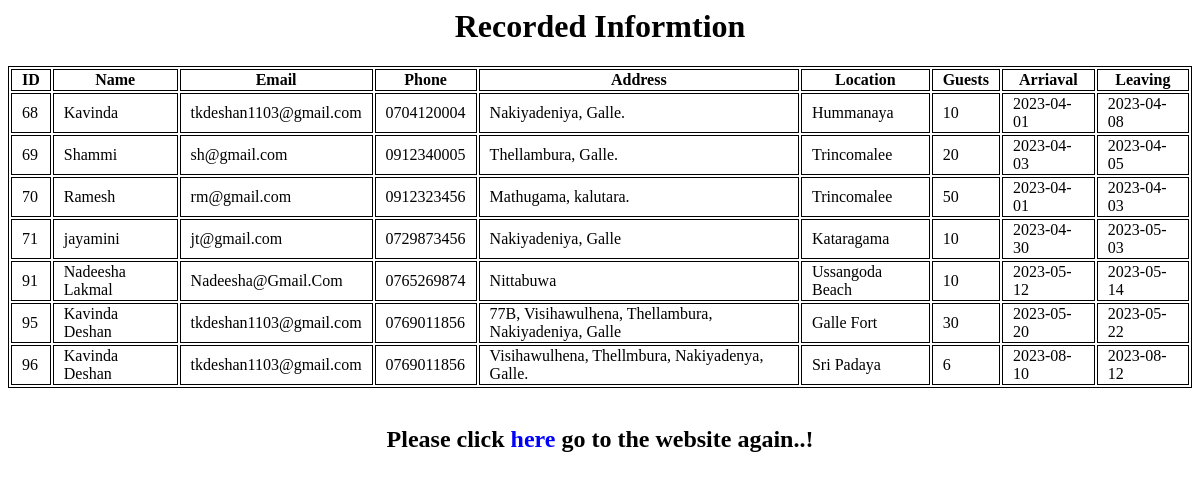
/book_form.php, run on the app's committed database.
### tables this page shows
CREATE TABLE `book_form` (
  `id` int(255) NOT NULL,
  `name` varchar(255) NOT NULL,
  `email` varchar(255) NOT NULL,
  `phone` varchar(10) NOT NULL,
  `address` varchar(255) NOT NULL,
  `location` varchar(255) NOT NULL,
  `guests` int(255) NOT NULL,
  `arrivals` date NOT NULL,
  `leaving` date NOT NULL
);

### book_form.php (the view, shortened to what this page needs)
<?php
    $conn = mysqli_connect('localhost','root','','travel_lanka');
    $sql = "SELECT * FROM book_form";
    $result = $conn->query($sql);
    if($result->num_rows > 0){
        echo "<h1>Recorded Informtion</h1>";
        echo "<table>
                <tr>
                    <th>ID</th>
                    <th>Name</th>
                    <th>Email</th>
                    <th>Phone</th>
                    <th>Address</th>
                    <th>Location</th>
                    <th>Guests</th>
                    <th>Arriaval</th>
                    <th>Leaving</th>
                </tr>";
        while($row = $result->fetch_assoc()){
            echo "<tr>";
            echo "<td>" . $row["id"] . "</td>";
            echo "<td>" . $row["name"] . "</td>";
            echo "<td>" . $row["email"] . "</td>";
            echo "<td>" . $row["phone"] . "</td>";
            echo "<td>" . $row["address"] . "</td>";
            echo "<td>" . $row["location"] . "</td>";
            echo "<td>" . $row["guests"] . "</td>";
            echo "<td>" . $row["arrivals"] . "</td>";
            echo "<td>" . $row["leaving"] . "</td>";
            echo "</tr>";
        }
        echo "</table><br>";
        echo "<h2>Please click <a href='home.php'> here </a> go to the website again..!</h2>";
    }
?>
<!DOCTYPE html>
<html lang="en">
<head>
</head>
<body>
</body>
</html>

### book_form.php (style rules this page uses)
h1,h2 { text-align: center; }
table { border:1px solid black; margin-left: auto; margin-right: auto; }
table tr td,th { border:1px solid black; padding-left: 10px; padding-right: 10px; }
a { text-decoration: none; color:blue; }

### data on the page
book_form: id "68", name "Kavinda", email "tkdeshan1103@gmail.com", phone "0704120004", address "Nakiyadeniya, Galle.", location "Hummanaya", guests "10", arrivals "2023-04-01", leaving "2023-04-08"
book_form: id "69", name "Shammi", email "sh@gmail.com", phone "0912340005", address "Thellambura, Galle.", location "Trincomalee", guests "20", arrivals "2023-04-03", leaving "2023-04-05"
book_form: id "70", name "Ramesh", email "rm@gmail.com", phone "0912323456", address "Mathugama, kalutara.", location "Trincomalee", guests "50", arrivals "2023-04-01", leaving "2023-04-03"
book_form: id "71", name "jayamini", email "jt@gmail.com", phone "0729873456", address "Nakiyadeniya, Galle", location "Kataragama", guests "10", arrivals "2023-04-30", leaving "2023-05-03"
book_form: id "91", name "Nadeesha Lakmal", email "Nadeesha@Gmail.Com", phone "0765269874", address "Nittabuwa", location "Ussangoda Beach", guests "10", arrivals "2023-05-12", leaving "2023-05-14"
book_form: id "95", name "Kavinda Deshan", email "tkdeshan1103@gmail.com", phone "0769011856", address "77B, Visihawulhena, Thellambura, Nakiyadeniya, Galle", location "Galle Fort", guests "30", arrivals "2023-05-20", leaving "2023-05-22"
book_form: id "96", name "Kavinda Deshan", email "tkdeshan1103@gmail.com", phone "0769011856", address "Visihawulhena, Thellmbura, Nakiyadenya, Galle.", location "Sri Padaya", guests "6", arrivals "2023-08-10", leaving "2023-08-12"
